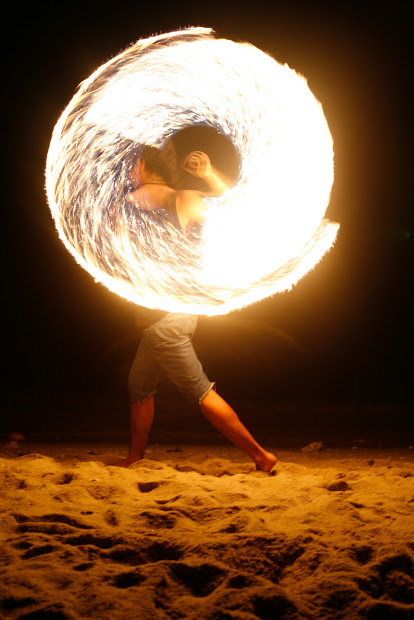
#> input picture imagem.jpg, 414 x 620 px
$ python atividade4.py
#> lines starting #> are read from the running program, lines starting #| are printed output that depends on the picture
import cv2
from matplotlib import pyplot as plt

imagem1 = cv2.imread("imagem.jpg")
#> imagem1 is the input picture: shape (620, 414, 3); mean B, G, R 56.2, 85.8, 120.2
imagem2 = cv2.imread("imagem_gray.jpg")
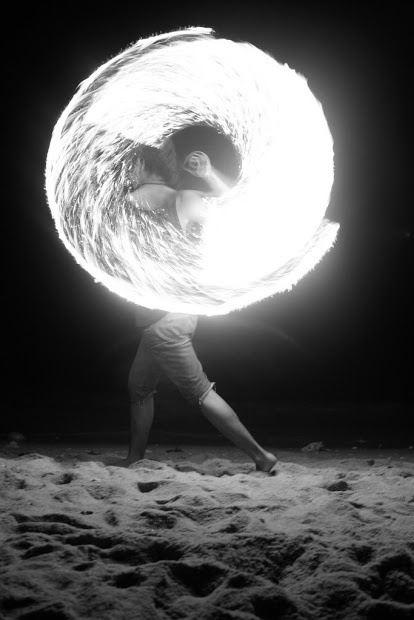
#> input picture imagem_gray.jpg, 414 x 620 px
#> imagem2 is the input picture: shape (620, 414, 3); min 0, max 255, mean 92.7

cv2.imshow("Imagem RGB", imagem1)

color = ('b', 'g', 'r')

for channel, col in enumerate(color):
    hist = cv2.calcHist([imagem1], [channel], None, [256], [0, 256])
    plt.plot(hist, color = col)
    plt.xlim([0, 256])

plt.title('Histograma RGB')
plt.show()
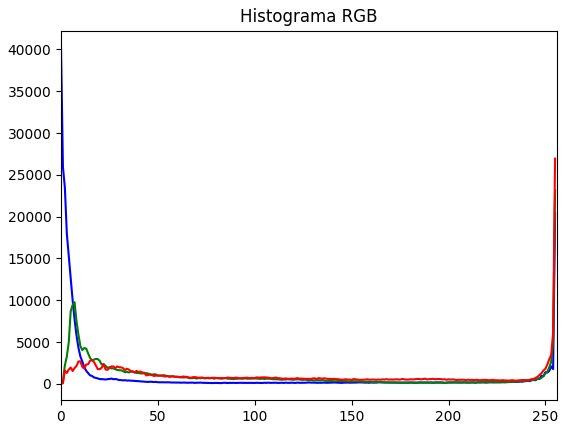
#> figure drawn by matplotlib, 1 panel; curve peaks at x = 0, y = 40235; curve peaks at x = 255, y = 23149; curve peaks at x = 255, y = 26937

cv2.waitKey(0)

cv2.imshow("Imagem GRAY", imagem2)

hist = cv2.calcHist([imagem2], [0], None, [256], [0, 256])
#> hist = 256 values, max 20172 at index 255, min 34 at index 0, mean 1002.7
plt.plot(hist, color = 'gray')

plt.title('Histograma GRAY')
plt.show()
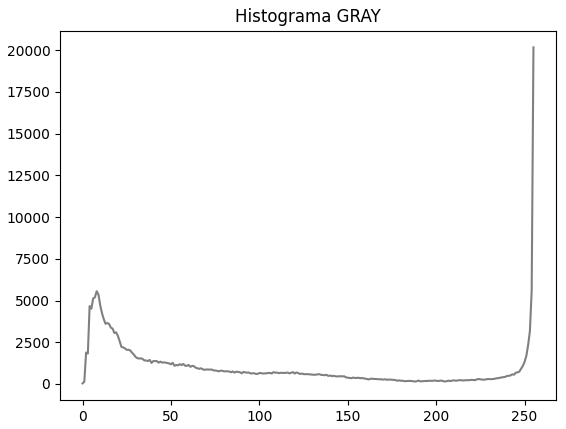
#> figure drawn by matplotlib, 1 panel; curve peaks at x = 255, y = 20172

cv2.waitKey(0)
